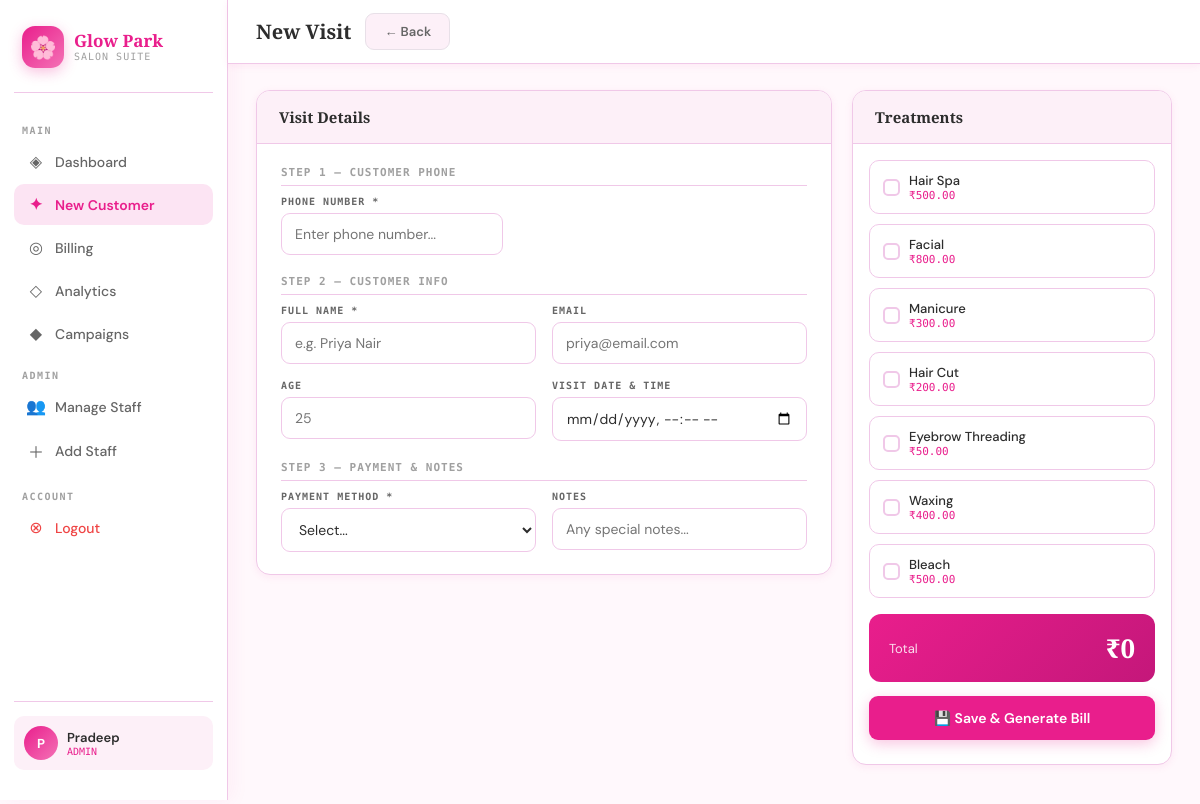
The page /new-visit (signed in) on the database its author committed.
### app.py (models this page shows, shortened)
class User(db.Model, UserMixin):
    id       = db.Column(db.Integer, primary_key=True)
    name     = db.Column(db.String(100), nullable=False)
    email    = db.Column(db.String(100), unique=True, nullable=False)
    password = db.Column(db.String(100), nullable=False)
    role     = db.Column(db.String(20), nullable=False, default=ROLE_STAFF)

class Treatment(db.Model):
    id    = db.Column(db.Integer, primary_key=True)
    name  = db.Column(db.String(100), nullable=False)
    price = db.Column(db.Numeric(10, 2), nullable=False)
    is_active = db.Column(db.Boolean, default=True)

### app.py (the view, shortened to what this page needs)
@app.route('/new-visit', methods=['GET', 'POST'])
@login_required
def new_visit():
    treatments = Treatment.query.filter_by(is_active=True).all()
    prefill_id   = request.args.get('customer_id', type=int)
    prefill_cust = Customer.query.get(prefill_id) if prefill_id else None
    return render_template('new_visit.html',
                           treatments=treatments,
                           prefill=prefill_cust)

### app.py (called while the page is built)
@lm.user_loader
def load_user(user_id):
    return User.query.get(int(user_id))

### templates/new_visit.html (shortened to what this page needs)
{% extends 'base.html' %}
{% block page_title %}New Visit{% endblock %}
{% block topbar_actions %}
  <a href="{{ url_for('dashboard') }}" class="btn btn-ghost">← Back</a>
{% endblock %}
{% block content %}
<form method="POST" action="{{ url_for('new_visit') }}" id="visit-form">
  <div style="display:grid;grid-template-columns:1fr 320px;gap:20px;align-items:start">
    <div class="section-card" style="margin-bottom:0">
      <div class="section-head">
        <div class="section-title">Visit Details</div>
      </div>
      <div style="padding:22px 24px">
        <div class="field-section">
          <div class="field-section-title">Step 1 — Customer Phone</div>
          <div class="form-group" style="margin-bottom:12px">
            <label class="form-label">Phone Number *</label>
            <div class="phone-wrap">
              <input type="tel" name="phone" id="phone-input" class="form-input"
                     placeholder="Enter phone number..." required autocomplete="off"
                     value="{{ prefill.phone if prefill else '' }}"
                     oninput="onPhoneInput(this.value)" style="padding-right:40px">
            </div>
          </div>
        </div>
        <div class="field-section">
          <div class="field-section-title">Step 2 — Customer Info</div>
          <div class="form-grid">
            <div class="form-group">
              <label class="form-label">Full Name *</label>
              <input type="text" name="name" id="f-name" class="form-input"
                     placeholder="e.g. Priya Nair" required
                     value="{{ prefill.name if prefill else '' }}">
            </div>
            <div class="form-group">
              <label class="form-label">Email</label>
              <input type="email" name="email" id="f-email" class="form-input"
                     placeholder="priya@email.com"
                     value="{{ prefill.email if prefill else '' }}">
            </div>
            <div class="form-group">
              <label class="form-label">Age</label>
              <input type="number" name="age" id="f-age" class="form-input"
                     placeholder="25" min="5" max="100"
                     value="{{ prefill.age if prefill else '' }}">
            </div>
            <div class="form-group">
              <label class="form-label">Visit Date &amp; Time</label>
              <input type="datetime-local" name="visit_date" id="f-date" class="form-input">
            </div>
          </div>
        </div>
        <div class="field-section" style="margin-bottom:0">
          <div class="field-section-title">Step 3 — Payment &amp; Notes</div>
          <div class="form-grid">
            <div class="form-group">
              <label class="form-label">Payment Method *</label>
              <select name="payment_method" class="form-select" required>
                <option value="">Select...</option>
              </select>
            </div>
            <div class="form-group">
              <label class="form-label">Notes</label>
              <input type="text" name="notes" class="form-input" placeholder="Any special notes...">
            </div>
          </div>
        </div>
      </div>
    </div>
    <div class="section-card">
      <div class="section-head"><div class="section-title">Treatments</div></div>
      <div style="padding:16px">
        <div class="treatment-grid">
          {% for t in treatments %}
          <label class="treatment-item" id="tl-{{ t.id }}">
            <div class="t-check" id="tc-{{ t.id }}">✓</div>
            <div>
              <div class="t-name">{{ t.name }}</div>
              <div class="t-price">₹{{ t.price }}</div>
            </div>
          </label>
          {% endfor %}
        </div>
        <div class="total-strip">
          <div class="total-label">Total</div>
          <div class="total-val" id="total-display">₹0</div>
        </div>
        <button type="submit" class="btn btn-pink"
                style="width:100%;margin-top:14px;justify-content:center;padding:13px;font-size:14px">
          💾 Save &amp; Generate Bill
        </button>
      </div>
    </div>
  </div>
</form>
{% endblock %}

### templates/base.html (shortened to what this page needs)
<!DOCTYPE html>
<html lang="en">
<head>
</head>
<body>
<aside class="sidebar">
  <div class="sidebar-brand">
    <div class="brand-icon">🌸</div>
    <div>
      <div class="brand-name">Glow Park</div>
      <div class="brand-sub">Salon Suite</div>
    </div>
  </div>
  <div class="nav-sec">Main</div>
  <a href="{{ url_for('dashboard') }}" class="nav-item {% if request.endpoint=='dashboard' %}active{% endif %}">
    <span class="nav-icon">◈</span> Dashboard
  </a>
  <a href="{{ url_for('new_visit') }}" class="nav-item {% if request.endpoint=='new_visit' %}active{% endif %}">
    <span class="nav-icon">✦</span> New Customer
  </a>
  <a href="{{ url_for('billing_view') }}" class="nav-item {% if request.endpoint=='billing_view' %}active{% endif %}">
    <span class="nav-icon">◎</span> Billing
  </a>
  {% if current_user.role in ['admin', 'manager'] %}
  <a href="{{ url_for('analytics_view') }}" class="nav-item {% if request.endpoint=='analytics_view' %}active{% endif %}">
    <span class="nav-icon">◇</span> Analytics
  </a>
  <a href="{{ url_for('campaigns_view') }}" class="nav-item {% if request.endpoint=='campaigns_view' %}active{% endif %}">
    <span class="nav-icon">◆</span> Campaigns
  </a>
  {% endif %}
  {% if current_user.role == 'admin' %}
  <div class="nav-sec" style="margin-top:14px">Admin</div>
  <a href="{{ url_for('manage_staff') }}" class="nav-item {% if request.endpoint=='manage_staff' %}active{% endif %}">
    <span class="nav-icon">👥</span> Manage Staff
  </a>
  <a href="{{ url_for('register') }}" class="nav-item {% if request.endpoint=='register' %}active{% endif %}">
    <span class="nav-icon">＋</span> Add Staff
  </a>
  {% endif %}
  <div class="nav-sec" style="margin-top:16px">Account</div>
  <a href="{{ url_for('logout') }}" class="nav-item" style="color:#EF4444">
    <span class="nav-icon">⊗</span> Logout
  </a>
  <div class="sidebar-bottom">
    <div class="user-card">
      <div class="user-avatar">{{ current_user.name[0].upper() }}</div>
      <div>
        <div class="user-name">{{ current_user.name }}</div>
        <div class="user-role">{{ current_user.role }}</div>
      </div>
    </div>
  </div>
</aside>
<div class="main">
  <div class="topbar">
    <div class="topbar-title">{% block page_title %}Dashboard{% endblock %}</div>
    {% block topbar_actions %}{% endblock %}
  </div>
  <div class="content">
    {% block content %}{% endblock %}
  </div>
</div>
</body>
</html>

### templates/new_visit.html (style rules this page uses)
.treatment-grid { display:grid; grid-template-columns:repeat(auto-fill,minmax(155px,1fr)); gap:10px; }
.treatment-item { border:1.5px solid var(--pink-border); border-radius:10px; padding:11px 13px; cursor:pointer; transition:all .16s; display:flex; align-items:center; gap:9px; background:#fff; }
.t-check { width:17px; height:17px; border-radius:5px; border:2px solid var(--pink-border); background:#fff; display:flex; align-items:center; justify-content:center; flex-shrink:0; font-size:10px; color:transparent; transition:all .16s; }
.t-name { font-size:13px; font-weight:500; color:var(--gray-dark); }
.t-price { font-size:11px; color:var(--pink); font-family:'DM Mono',monospace; }
.total-strip { background:linear-gradient(135deg,var(--pink),var(--pink-deep)); border-radius:12px; padding:16px 20px; display:flex; align-items:center; justify-content:space-between; color:#fff; margin-top:16px; }
.total-label { font-size:13px; opacity:.85; }
.total-val { font-family:'Playfair Display',serif; font-size:26px; font-weight:700; }
.phone-wrap { position:relative; }
.field-section { margin-bottom:20px; }
.field-section-title { font-size:11px; font-weight:600; color:var(--gray-light); letter-spacing:1px; text-transform:uppercase; font-family:'DM Mono',monospace; margin-bottom:10px; padding-bottom:6px; border-bottom:1px solid var(--pink-border); }

### rows shown on the page
User: name "P", name "Pradeep", role "ADMIN"
Treatment: name "Hair Spa", price "500.00"
Treatment: name "Facial", price "800.00"
Treatment: name "Manicure", price "300.00"
Treatment: name "Hair Cut", price "200.00"
Treatment: name "Eyebrow Threading", price "50.00"
Treatment: name "Waxing", price "400.00"
Treatment: name "Bleach", price "500.00"
